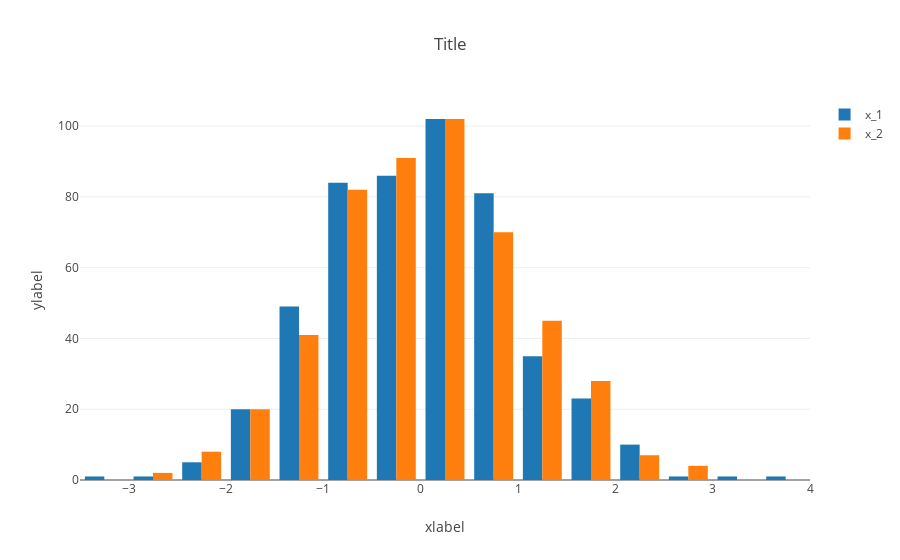

The cell this chart's notebook holds for it:
### Markdown cell above
# Histogramme

### Code cell
import plotly.graph_objects as go


import numpy as np
np.random.seed(42)

x_1 = np.random.randn(500)
x_2 = np.random.randn(500)


fig = go.Figure(data=[
    go.Histogram(name='x_1', x=x_1, nbinsx=15),
    go.Histogram(name='x_2', x=x_2)
])

fig.update_layout(template='none', title='Title', xaxis_title='xlabel', yaxis_title='ylabel')
fig.show()
fig.write_image('plotly_plots/hist.pdf')

### Figure 1 — Plotly figure (JSON) as saved in the notebook; plotly's stock layout.template omitted (floating-point values rounded to 4 significant figures; data arrays with more than 128 entries replaced by an {"elided": "..."} marker saying what was removed)
{"data": [{"name": "x_1", "nbinsx": 15, "type": "histogram", "x": {"elided": "500 float values"}}, {"name": "x_2", "type": "histogram", "x": {"elided": "500 float values"}}], "layout": {"autosize": true, "title": {"text": "Title"}, "xaxis": {"autorange": true, "range": [-3.5, 4], "title": {"text": "xlabel"}, "type": "linear"}, "yaxis": {"autorange": true, "range": [0, 107.4], "title": {"text": "ylabel"}}}}
